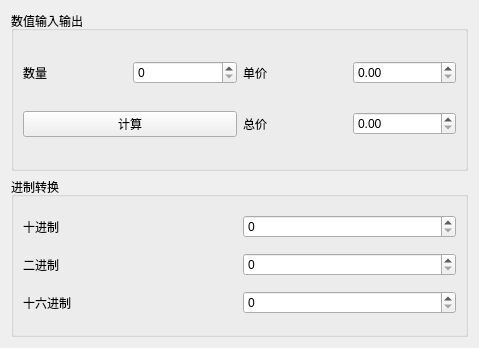
<?xml version="1.0" encoding="UTF-8"?>
<ui version="4.0">
 <class>Widget</class>
 <widget class="QWidget" name="Widget">
  <property name="geometry">
   <rect>
    <x>0</x>
    <y>0</y>
    <width>479</width>
    <height>348</height>
   </rect>
  </property>
  <property name="windowTitle">
   <string>计算</string>
  </property>
  <layout class="QVBoxLayout" name="verticalLayout_2">
   <item>
    <widget class="QGroupBox" name="groupBox">
     <property name="title">
      <string>数值输入输出</string>
     </property>
     <layout class="QGridLayout" name="gridLayout">
      <item row="0" column="0">
       <layout class="QHBoxLayout" name="horizontalLayout">
        <item>
         <widget class="QLabel" name="label">
          <property name="text">
           <string>数量</string>
          </property>
         </widget>
        </item>
        <item>
         <widget class="QSpinBox" name="spinNum"/>
        </item>
       </layout>
      </item>
      <item row="0" column="1">
       <layout class="QHBoxLayout" name="horizontalLayout_2">
        <item>
         <widget class="QLabel" name="label_2">
          <property name="text">
           <string>单价</string>
          </property>
         </widget>
        </item>
        <item>
         <widget class="QDoubleSpinBox" name="spinPrice"/>
        </item>
       </layout>
      </item>
      <item row="1" column="0">
       <widget class="QPushButton" name="pushButton">
        <property name="text">
         <string>计算</string>
        </property>
       </widget>
      </item>
      <item row="1" column="1">
       <layout class="QHBoxLayout" name="horizontalLayout_3">
        <item>
         <widget class="QLabel" name="label_3">
          <property name="text">
           <string>总价</string>
          </property>
         </widget>
        </item>
        <item>
         <widget class="QDoubleSpinBox" name="spinTotal"/>
        </item>
       </layout>
      </item>
     </layout>
    </widget>
   </item>
   <item>
    <widget class="QGroupBox" name="groupBox_2">
     <property name="title">
      <string>进制转换</string>
     </property>
     <layout class="QVBoxLayout" name="verticalLayout">
      <item>
       <layout class="QHBoxLayout" name="horizontalLayout_4">
        <item>
         <widget class="QLabel" name="label_4">
          <property name="text">
           <string>十进制</string>
          </property>
         </widget>
        </item>
        <item>
         <widget class="QSpinBox" name="spinDec"/>
        </item>
       </layout>
      </item>
      <item>
       <layout class="QHBoxLayout" name="horizontalLayout_5">
        <item>
         <widget class="QLabel" name="label_5">
          <property name="text">
           <string>二进制</string>
          </property>
         </widget>
        </item>
        <item>
         <widget class="QSpinBox" name="spinBox_3"/>
        </item>
       </layout>
      </item>
      <item>
       <layout class="QHBoxLayout" name="horizontalLayout_6">
        <item>
         <widget class="QLabel" name="label_6">
          <property name="text">
           <string>十六进制</string>
          </property>
         </widget>
        </item>
        <item>
         <widget class="QSpinBox" name="spinBox_4"/>
        </item>
       </layout>
      </item>
     </layout>
    </widget>
   </item>
  </layout>
 </widget>
 <resources/>
 <connections/>
</ui>
